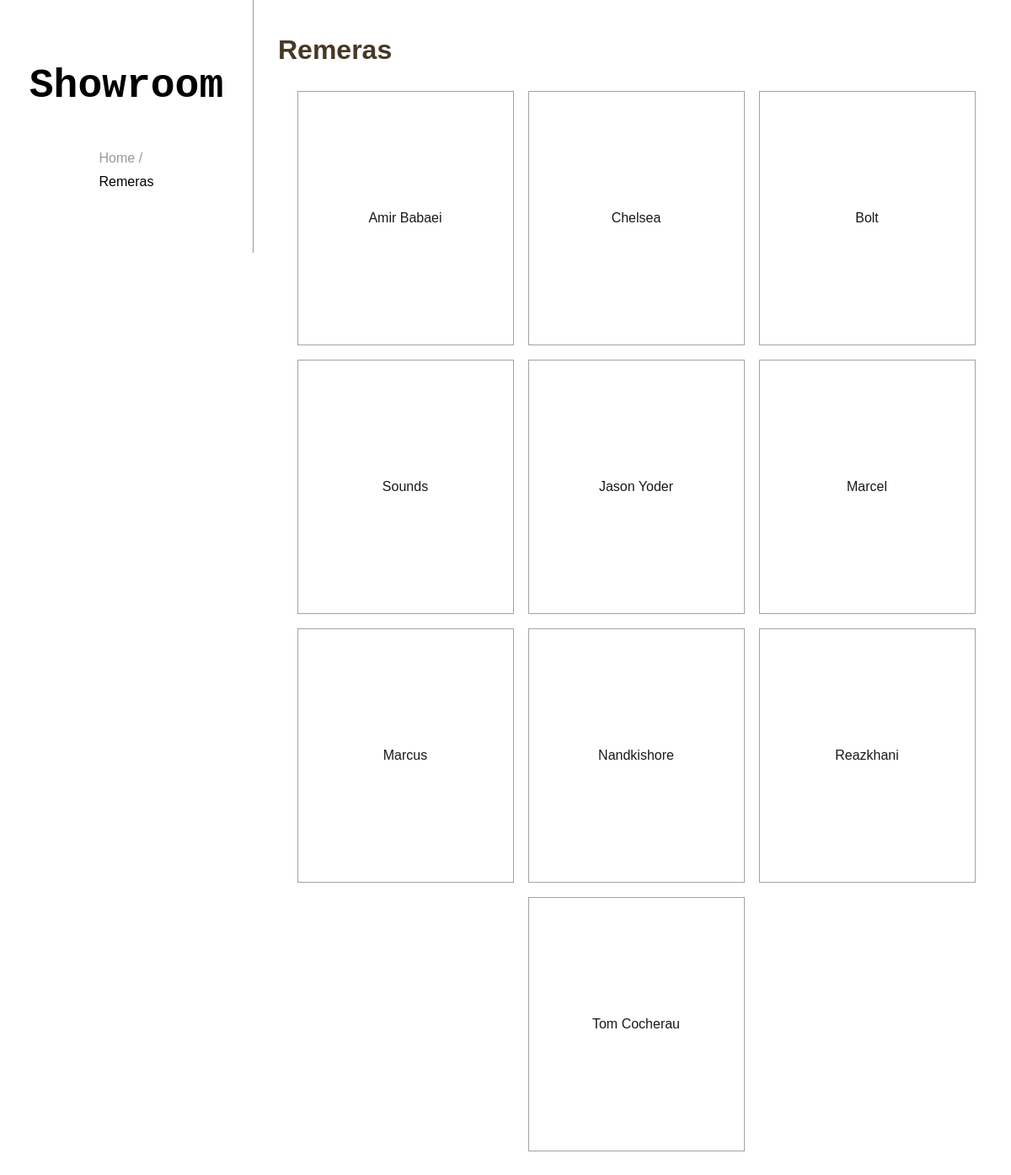
Page /categoria/4 on the committed database.
### tables this page shows
CREATE TABLE `categoria` (
  `id` int(11) NOT NULL,
  `nombre` varchar(50) NOT NULL,
  `descripcion` varchar(150) NOT NULL,
  `url_imagen` text NOT NULL
);

CREATE TABLE `productos` (
  `id` int(11) NOT NULL,
  `nombre` varchar(50) NOT NULL,
  `id_categoria` int(11) NOT NULL,
  `precio` decimal(60,2) NOT NULL,
  `contenido` text NOT NULL,
  `url_img_principal` text NOT NULL
);

### app/http/Request.php (called while the page is built, shortened)
<?php
class Request{
    public function uri(){
        return $this->_uri;
    }
    public function method(){
        return $this->_method;
    }
    public function fromGlobal(){
        $this->_uri= $_SERVER['REQUEST_URI'];
        $this->_method= $_SERVER['REQUEST_METHOD'];
        return $this;
    }
}

### app/controllers/CategoriaController.php (called while the page is built, shortened)
<?php
class CategoriaController{
    public static function index($req,$param){
        $categorias = new CategoriaRepository($req->datasource);
        $productos = new ProductoRepository($req->datasource);
        $categoria = $categorias->findById($param[0]);
        $articulos = $productos->find('id_categoria','=',$param[0]);
        require_once('../app/views/categoria.php');
    }
}

### app/http/Routing/RoutingMiddleware.php (called while the page is built, shortened)
<?php
class RoutingMiddleware extends Middleware{
    public function router(){
        return $this->_router;
    }
    public function handler($request){
        return $this->router()->handler($request);
    }
}

### app/http/Middlewares/SessionStartMiddlewares.php (called while the page is built, shortened)
<?php
class SessionStartMiddlewares extends Middleware{
    public function handler($request){
        $this->next($request);
    }
}

### public/index.php (called while the page is built, shortened)
<?php
require_once '../autoload.php';
$server = new Server((new Request())->fromGlobal());
$server->use(function($req,$middleware){
    $req->datasource = MysqlDataSource::getInstance();
    $req->mailer = new PhpmailerMailer();
    $middleware->next($req);
});
$server->if('/api',function($server){
    $server->use(new AuthoMiddleware());
    $server->router()->get('/api/producto','app\controllers\ApiController::AllProducto')
    ->get('/api/producto/(\w+)','app\controllers\ApiController::OneProducto')
    ->post('/api/producto','app\controllers\ApiController::CreateProducto')
    ->put('/api/producto/(\w+)','app\controllers\ApiController::UpdateProducto')
    ->patch('/api/producto/(\w+)','app\controllers\ApiController::PatchProducto')
    ->delete('/api/producto/(\w+)','app\controllers\ApiController::DeleteProducto')
    ->get('/api/categoria','app\controllers\ApiController::AllCategoria')
    ->get('/api/categoria/(\w+)','app\controllers\ApiController::OneCategoria')
    ->post('/api/categoria','app\controllers\ApiController::CreateCategoria')
    ->put('/api/categoria/(\w+)','app\controllers\ApiController::UpdateCategoria')
    ->patch('/api/categoria/(\w+)','app\controllers\ApiController::PatchCategoria')
    ->delete('/api/categoria/(\w+)','app\controllers\ApiController::DeleteCategoria')
    ->get('/api/usuario','app\controllers\ApiController::AllUsuario')
    ->get('/api/usuario/(\w+)','app\controllers\ApiController::OneUsuario')
    ->patch('/api/usuario/(\w+)','app\controllers\ApiController::PatchUsuario')
    ->delete('/api/usuario/(\w+)','app\controllers\ApiController::DeleteUsuario');
});
$server->not('/api',function($server){
    $server->use(new SessionStartMiddlewares());
    $server->router()->get('/','app\controllers\HomeController::index')
    ->get('/categoria/(\w+)','app\controllers\CategoriaController::index')
    ->get('/categoria/(\w+)/producto/(\w+)','app\controllers\CategoriaController::producto')
    ->get('/pedido','app\controllers\PedidoController::index')
    ->post('/pedido/presupuesto','app\controllers\PedidoController::presupuesto')
    ->post('/contacto','app\controllers\PedidoController::contacto')
    ->get('/carrito/agregar/(\w+)','app\controllers\CarritoController::agregar')
    ->get('/carrito/incrementar/(\w+)','app\controllers\CarritoController::incrementar')
    ->get('/carrito/reducir/(\w+)','app\controllers\CarritoController::reducir')
    ->get('/carrito/eliminar/(\w)','app\controllers\CarritoController::eliminar')
    ->get('/register','app\controllers\RegisterController::index')
    ->post('/register/create','app\controllers\RegisterController::create');
});
$server->handler();

### app/http/Middlewares/ClosureMiddleware.php (called while the page is built, shortened)
<?php
class ClosureMiddleware extends Middleware{
    private function getCallable(){
        return $this->_callable;
    }
    public function handler($request){
        $callable= $this->getCallable();
        return $callable($request,$this);
    }
}

### app/http/RequestPipeline.php (called while the page is built, shortened)
<?php
class RequestPipeline{
    private array $_handlers=[];
    public function use(Middleware $middleware){
        array_push($this->_handlers,$middleware);
    }
    public function handler(Request $request){
        $this->_handlers[0]->handler($request);
    }
}

### app/http/Server.php (called while the page is built, shortened)
<?php
class Server{
    private $_pipeline;
    private $_request;
    public function __construct(Request $request){
        $this->_pipeline = new RequestPipeline();
        $this->_request = $request;
    }
    public function use($middleware){
        if(is_callable($middleware)){
            $this->_pipeline->use(new ClosureMiddleware($middleware));
        }
        else{
            $this->_pipeline->use($middleware);
        }
    }
    public function handler(){
        $this->_pipeline->handler($this->_request);
    }
}

### autoload.php (called while the page is built, shortened)
<?php
spl_autoload_register(function($className){
    $className = str_replace('\\','/',$className);
    $className = '../'.$className.'.php';
});

### app/dataSource/MysqlDataSource.php (called while the page is built, shortened)
<?php
class MysqlDataSource implements IDataSource{
    private ?PDO $pdo=null;
    static public $instance=null;
    private function __construct(){
        $host='localhost';
        $db='phpAvanzado';
        $user='root';
        $pass='';
        try{
            $this->pdo= new PDO("mysql:host=$host;dbname=$db;charset=utf8",$user,$pass);
        }
        catch(PDOException $e){
            echo $e->getMessage();
        }
    }
    static public function getInstance(){
        if(!isset(self::$instance)){
            self::$instance = new MysqlDataSource();
        }
        return self::$instance;
    }
    public function findOne($resource,$field,$value){
        $sql="SELECT * FROM $resource WHERE $field = :value";
        $stmt=$this->pdo->prepare($sql);
        $stmt->bindValue(':value',$value);
        $stmt->execute();
        return $stmt->fetch(PDO::FETCH_ASSOC);
    }
    public function findMany($resource,$field,$operation,$value){
        $response=[];
        $sql="SELECT * FROM $resource WHERE $field $operation :value";
        $stmt= $this->pdo->prepare($sql);
        $stmt->bindValue(':value',$value);
        $stmt->execute();
        while($record= $stmt->fetch(PDO::FETCH_ASSOC)){
            array_push($response,$record);
        }
        return $response;
    }
}

### app/repositories/CategoriaRepository.php (called while the page is built, shortened)
<?php
class CategoriaRepository{
    public function findById($id){
        $result = $this->dataSource->findOne('categoria','id',$id);
        if(is_array($result)){
            $object = new Categoria(
                $result['id'],
                $result['nombre'],
                $result['descripcion'],
                $result['url_imagen'],
            );
            return $object;
        }
        else{
            return 'ERROR: El registro no existe :(';
        }
    }
}

### app/repositories/ProductoRepository.php (called while the page is built, shortened)
<?php
class ProductoRepository{
    public function find($field,$operation,$value){
        $result = $this->dataSource->findMany('productos',$field,$operation,$value);
        $output = [];
        if(!empty($result)){
            foreach($result as $dato){
                $object = new Producto(
                    $dato['id'],
                    $dato['nombre'],
                    $dato['id_categoria'],
                    $dato['precio'],
                    $dato['contenido'],
                    $dato['url_img_principal']
                );
                array_push($output,$object);
            }
            return $output;
        }
        else{
            return 'ERROR: No se encontraron resultados :(';
        }
    }
}

### app/views/categoria.php (the view, shortened to what this page needs)
<!DOCTYPE html>
<html>
	<head>
		<link rel="stylesheet" href="/css/globals.css" />
		<link rel="stylesheet" href="/css/categoria.page.css" />
	</head>
	<body>
		<header>
			<a href="/" id="logo">Showroom</a>
            <div id="siteMap">
				<div id="siteMap">
					<a href="/" class="backLink">Home /</a>
					<a href="#" class="backLink"  style="color: black;"><?=$categoria->nombre?></a>
				</div>
            </div>
		</header>
		<main>
			<h1><?=$categoria->nombre?></h1>
			<div id="items">
				<?php if(is_array($articulos)):
					foreach($articulos as $item):
						$urlCodificada = str_replace(' ','%20',$item->url_img_principal)
						?>
						<div
							class="item"
							style="
								background-image: url(<?=$urlCodificada?>);
							"
						>
							<a href="/categoria/<?=$param[0]?>/producto/<?=$item->id?>"><?=$item->nombre?></a>
						</div>
					<?php endforeach;?>
				<?php else:?>
					<p>Uppsss. No hay productos disponible para esta categoria :-(</p>
				<?php endif;?>
			</div>
		</main>
	</body>
</html>

### app/http/Routing/Router.php (shortened to what this page needs)
<?php
class Router{
    private $_routes=[];
    public function add($method,$pattern,$callable){
        $pattern= str_replace('/','\/',$pattern);
        array_push($this->_routes,
            [
                'method' => strtoupper($method),
                'pattern' => $pattern,
                'callable' => $callable
            ]
        );
        return $this;
    }
    public function handler($request){
        foreach($this->_routes as $router){
            $pattern='#^'.$router['pattern'].'\/?$#';
            if(preg_match($pattern,$request->uri(),$urlParams) && $request->method()==$router['method']){
                array_shift($urlParams);
                return $router['callable']($request,$urlParams);
            }
        }
    }
}

### public/css/globals.css (style rules this page uses)
html, body { margin: 0; padding: 0; font-family: Arial, Helvetica, sans-serif; }
h1 { color: #999999ff; }

### public/css/categoria.page.css (style rules this page uses)
header { width: 300px; height: 300px; float: left; display: flex; flex-direction: column; justify-content: center; align-items: center; border-right: 1px solid #999; position: fixed; }
header #siteMap { display: flex; flex-direction: column; margin-top: 20px; }
header a.backLink { color: #999; text-decoration: none; margin-top: 10px; }
header a#logo { text-align: center; align-items: center; width: 300px; display: flex; justify-content: center; align-items: center; color: black; text-decoration: none; font-family: monospace; font-weight: bold; font-size: 48px; }
main { color: #999; box-sizing: border-box; padding: 20px; float: right; width: calc(100% - 310px); }
main h1 { color: #473826ff; }
#items { display: flex; justify-content: center; align-items: center; flex-wrap: wrap; }
.item { width: 30%; height: 300px; margin: 1%; display: flex; justify-content: center; align-items: center; border: 1px solid #999; background-position: center; background-position-y: -50px; background-size: cover; opacity: 0.9; }
.item a { display: block; background: rgb(255, 255, 255, 0.6); color: black; height: 80%; width: 80%; display: flex; justify-content: center; align-items: center; text-decoration: none; cursor: pointer; }
.item { transition: all 0.25s; }

### rows in the picture
categoria: nombre "Remeras"
productos: nombre "Amir Babaei"
productos: nombre "Chelsea"
productos: nombre "Bolt"
productos: nombre "Sounds"
productos: nombre "Jason Yoder"
productos: nombre "Marcel"
productos: nombre "Marcus"
productos: nombre "Nandkishore"
productos: nombre "Reazkhani"
productos: nombre "Tom Cocherau"
